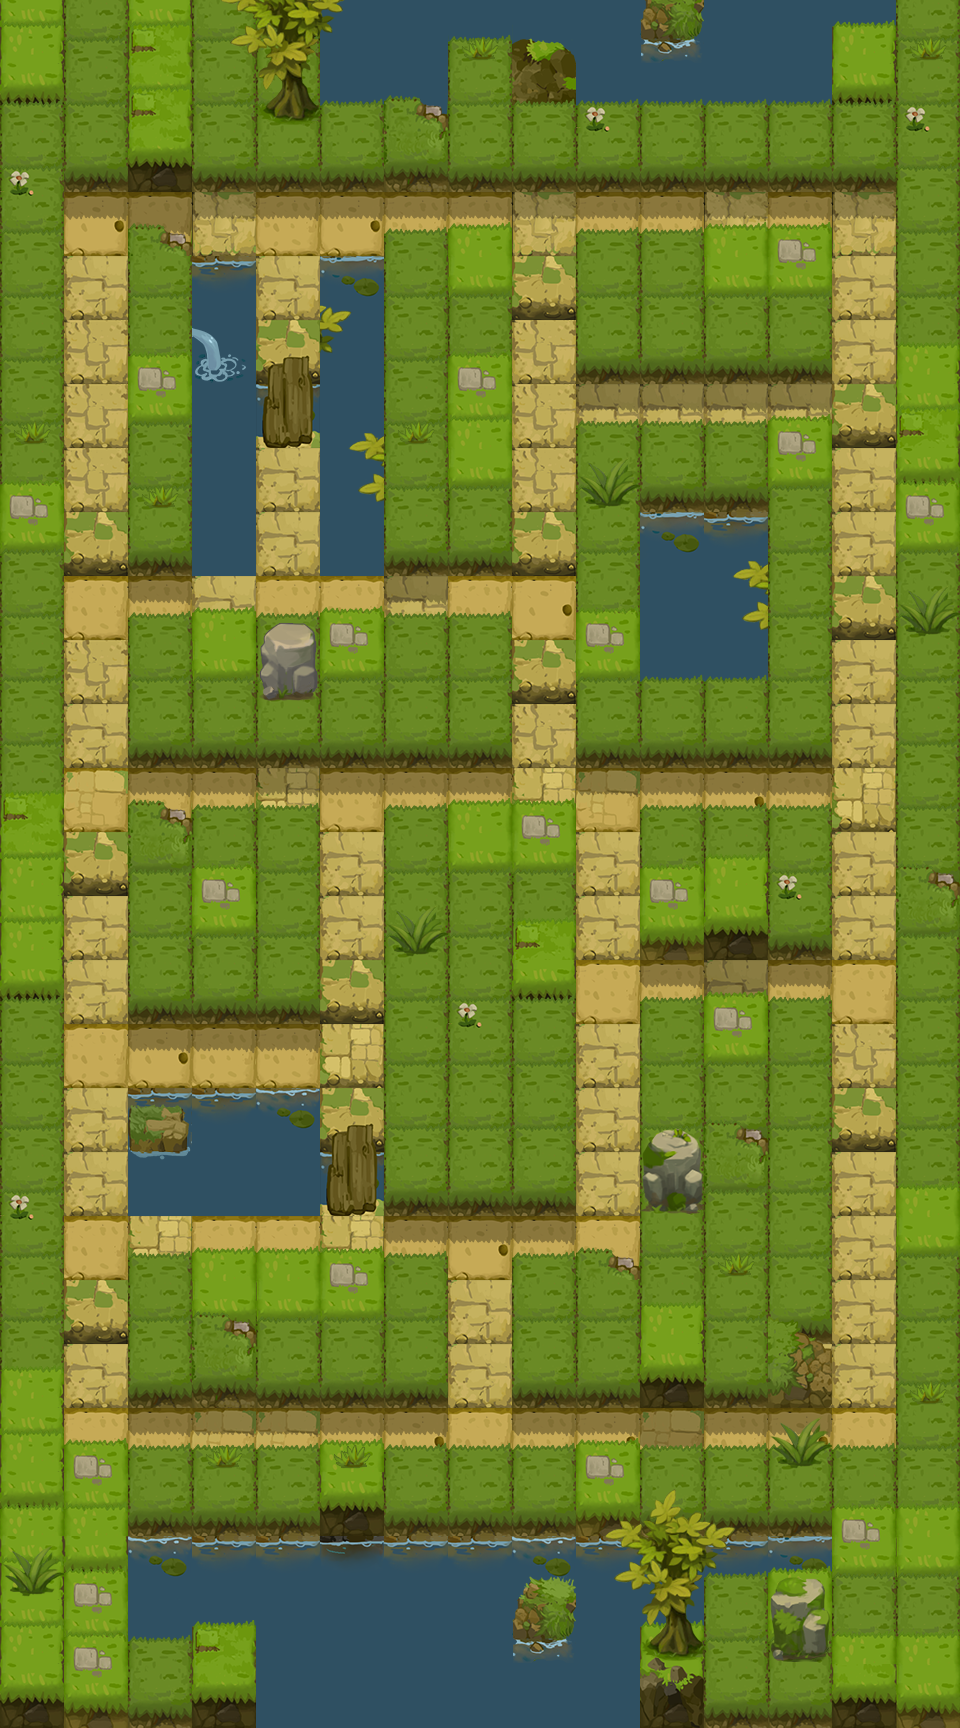

A 2D game scene composited from a Tiled map and its tileset images. What follows is a short description and the map's XML, with each tile layer's data collapsed to a summary:
An orthogonal 15x27 tile map with 64x64 px tiles, 7 tile layers (background, background_top, block, block_top, ...), 4 tilesets and 8 objects (5x monster, move_3, move_2, move_1).

<map version="1.2" tiledversion="1.2.2" orientation="orthogonal" renderorder="left-down" width="15" height="27" tilewidth="64" tileheight="64" infinite="0" nextlayerid="52" nextobjectid="206">
 <tileset firstgid="1" name="hilly_block_1" tilewidth="64" tileheight="64" tilecount="64" columns="8">
  <image source="img/hilly_block_1.png" width="512" height="512" />
 </tileset>
 <tileset firstgid="65" name="diamond" tilewidth="64" tileheight="64" tilecount="64" columns="8">
  <image source="img/diamond.png" width="512" height="512" />
 </tileset>
 <tileset firstgid="129" name="hilly_bg_1" tilewidth="64" tileheight="64" tilecount="64" columns="8">
  <image source="img/hilly_bg_1.png" width="512" height="512" />
 </tileset>
 <tileset firstgid="193" name="hilly_top_1" tilewidth="64" tileheight="64" tilecount="64" columns="8">
  <image source="img/hilly_top_1.png" width="512" height="512" />
 </tileset>
 <layer id="43" name="background" width="15" height="27">
  <data>[405 cells, 405 non-empty, 10 distinct tile ids]</data>
 </layer>
 <layer id="51" name="background_top" width="15" height="27">
  <data>[405 cells, 48 non-empty, 2 distinct tile ids]</data>
 </layer>
 <layer id="44" name="block" width="15" height="27">
  <data>[405 cells, 281 non-empty, 15 distinct tile ids]</data>
 </layer>
 <layer id="50" name="block_top" width="15" height="27">
  <data>[405 cells, 163 non-empty, 10 distinct tile ids]</data>
 </layer>
 <layer id="45" name="diamond" width="15" height="27">
  <data>[405 cells, 55 non-empty, 1 distinct tile ids]</data>
 </layer>
 <objectgroup color="#ffaaff" id="46" name="trigger" visible="0" />
 <objectgroup color="#ff0000" id="47" name="monster" visible="0">
  <object id="201" name="monster" x="384" y="192" width="64" height="64">
   <properties>
    <property name="Direction_Arr" value="0" />
    <property name="ID_Arr" value="201" />
    <property name="Interval" type="int" value="5000" />
    <property name="Move_Arr" value="0" />
    <property name="Order" type="int" value="1" />
    <property name="Time" type="int" value="0" />
   </properties>
  </object>
  <object id="202" name="monster" x="704" y="768" width="64" height="64">
   <properties>
    <property name="Direction_Arr" value="0" />
    <property name="ID_Arr" value="102" />
    <property name="Interval" type="int" value="5000" />
    <property name="Move_Arr" value="0" />
    <property name="Order" type="int" value="1" />
    <property name="Time" type="int" value="0" />
   </properties>
  </object>
  <object id="203" name="monster" x="192" y="768" width="64" height="64">
   <properties>
    <property name="Direction_Arr" value="0" />
    <property name="ID_Arr" value="201" />
    <property name="Interval" type="int" value="5000" />
    <property name="Move_Arr" value="0" />
    <property name="Order" type="int" value="1" />
    <property name="Time" type="int" value="0" />
   </properties>
  </object>
  <object id="204" name="monster" x="384" y="576" width="64" height="64">
   <properties>
    <property name="Direction_Arr" value="0" />
    <property name="ID_Arr" value="102" />
    <property name="Interval" type="int" value="5000" />
    <property name="Move_Arr" value="0" />
    <property name="Order" type="int" value="1" />
    <property name="Time" type="int" value="0" />
   </properties>
  </object>
  <object id="205" name="monster" x="704" y="384" width="64" height="64">
   <properties>
    <property name="Direction_Arr" value="0" />
    <property name="ID_Arr" value="102" />
    <property name="Interval" type="int" value="5000" />
    <property name="Move_Arr" value="0" />
    <property name="Order" type="int" value="1" />
    <property name="Time" type="int" value="0" />
   </properties>
  </object>
 </objectgroup>
 <objectgroup color="#00ff00" id="48" name="player" visible="0">
  <object id="110" name="move_3" x="448" y="1408" width="64" height="64" />
  <object id="109" name="move_2" x="448" y="1408" width="64" height="64" />
  <object id="107" name="move_1" x="448" y="1408" width="64" height="64" />
 </objectgroup>
 <layer id="49" name="all_top_1" width="15" height="27">
  <data>[405 cells, 49 non-empty, 4 distinct tile ids]</data>
 </layer>
 <layer id="52" name="all_top_2" width="15" height="27">
  <data>[405 cells, 47 non-empty, 22 distinct tile ids]</data>
 </layer>
</map>
